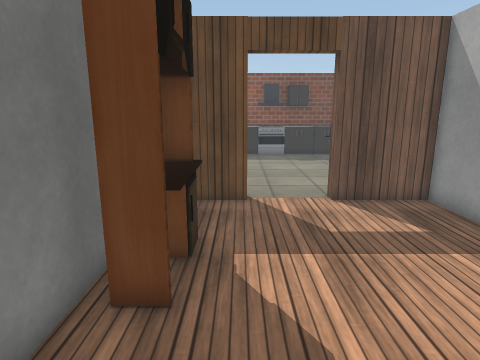
view 1 (above)

17 first-person views from a walk through a 3-D level made in the Unity game engine. The camera is 1.5 m above the floor, tilts 12° down and sees 75° across. Doors are open. The floor is counted in squares, 0.5 m on a side. Each view is taken from the middle of a square. On the plan, view 1 faces up. The plan holds only what a view shows up to about 20 squares ahead; the rest is blank. The place goes on beyond the plan. Some animated figures are left out. Some surface patterns are stand-ins.

view 2
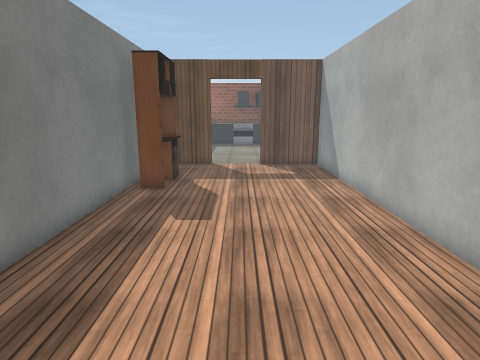

view 3
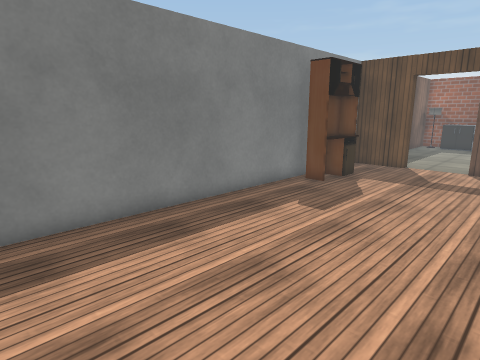

view 4
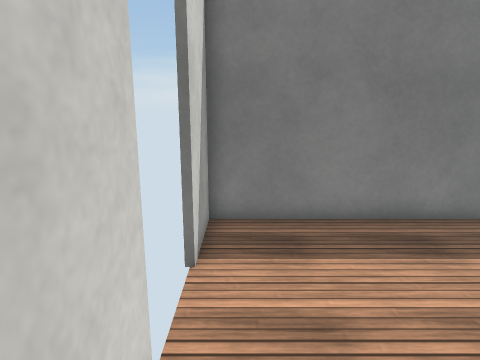

view 5
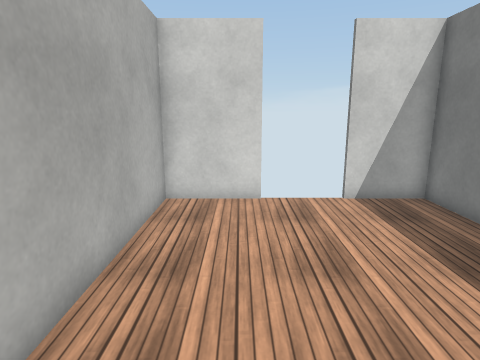

view 6
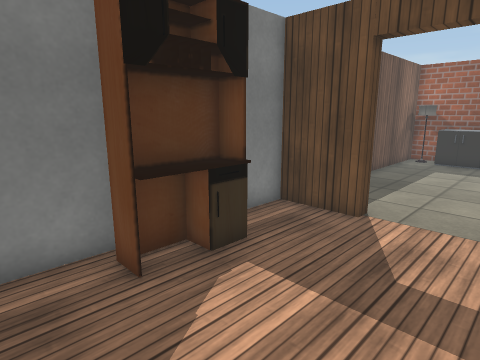

view 7
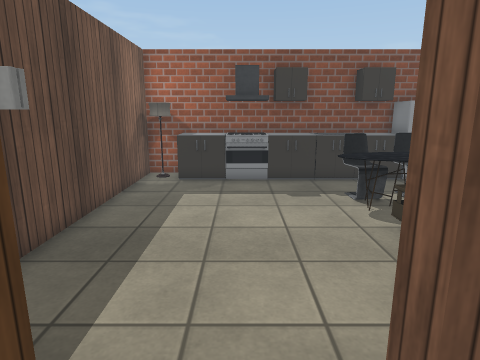

view 8
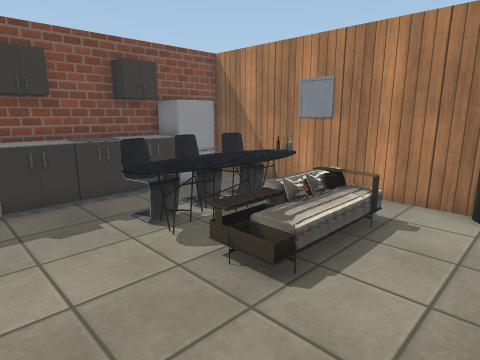

view 9
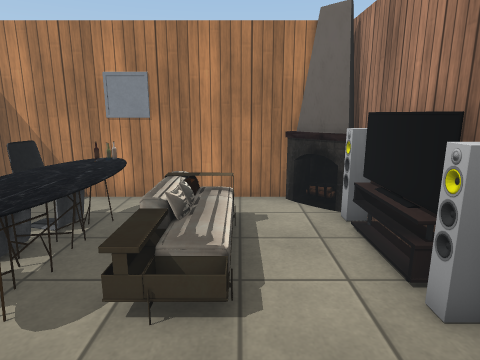

view 10
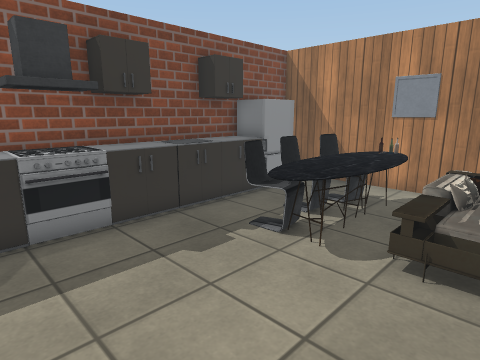

view 11
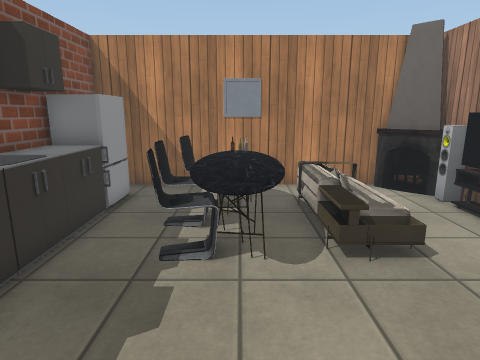

view 12
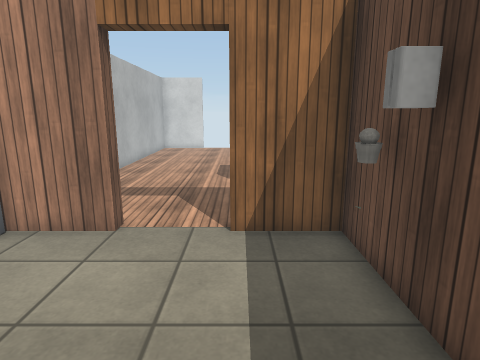

view 13
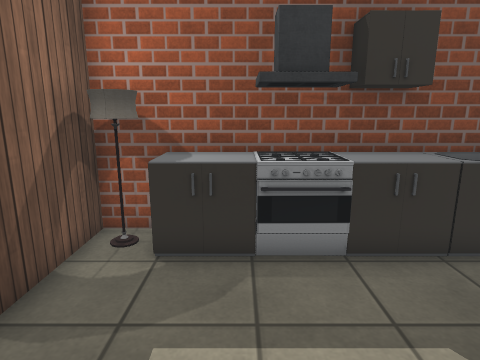

view 14
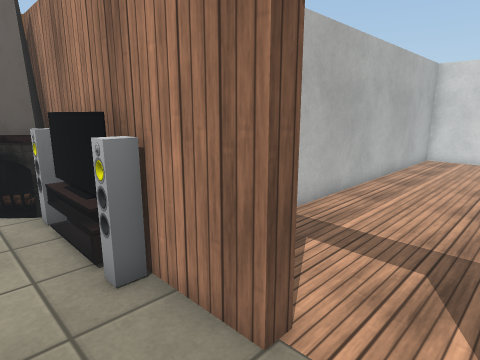

view 15
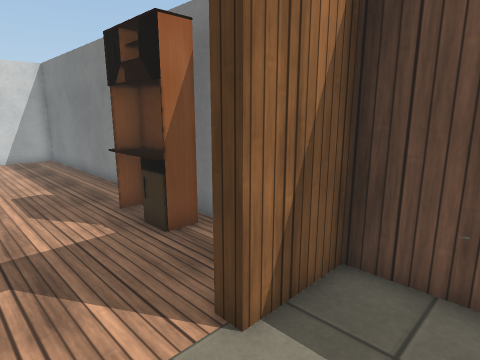

view 16
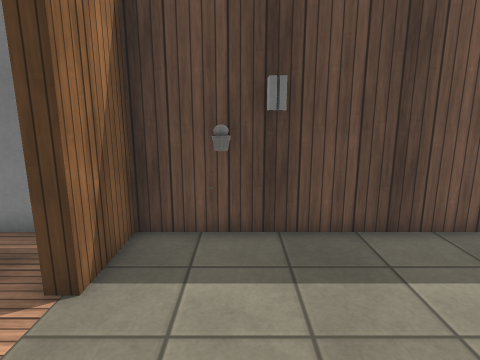

view 17
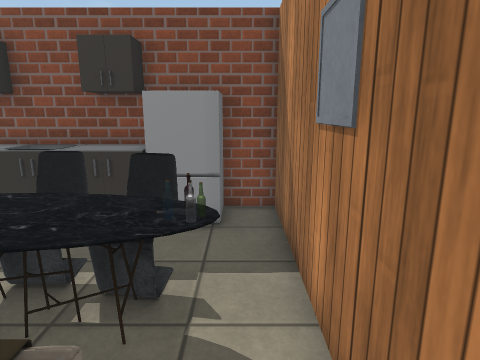

### Floor plan
Points are (right, up) in squares from view 1. A wall is a line through its corners. A room is listed if a view was taken in it or the views show most of it. See-through windows are left out.
Room 1 (views 1, 2, 3, 4, 5, 6, 7)
walls: (-1, 4.4) (-2.1, 4.4); (-0.9, 7.2) (-2, 7.2) (-2, 4.5) (-0.9, 4.5); (-2.1, 7.3) (-1, 7.3); (0.3, 10.7) (-2.6, 10.7) (-2.6, -8.9) (0.2, -8.9); (3.1, -8.9) (6.7, -8.9) (6.7, 10.7) (3.3, 10.7)
low walls: (-1, 7.3) (-1, 6.1) (-2, 6.1)
ways out: open door at (2, 11) to room 2; gap at (0, -9)
Room 2 (views 8, 9, 10, 11, 12, 13, 14, 15, 16, 17)
walls: (3.3, 11.3) (12.6, 11.3); (13.2, 19.4) (13.2, 24.9) (11.4, 24.9); (9.9, 24.9) (-2.6, 24.9) (-2.6, 11.3) (0.3, 11.3); (13.2, 13.4) (13.2, 18.4)
ways out: open door at (2, 11) to room 1
objects: other object (-2, 13); other object (-2, 14); other object (-2, 15); other object (-2, 24) to (-1, 24); other object (-1, 23) to (0, 24); stove (1, 23) to (3, 24); other object (4, 23) to (5, 24); table (5, 18) to (12, 19); sink (5, 23) to (7, 24); other object (6, 12); sofa (6, 17); chair (6, 20) to (7, 21); TV (7, 12) to (10, 12); chair (8, 20) to (9, 21); other object (8, 23) to (9, 24); chair (10, 20) to (11, 21); fridge (10, 23) to (11, 24); fireplace (11, 12) to (13, 13); sofa (11, 17); other object (11, 19)

Positions as (right, up) in squares from view 1, and headings:
1: (0, 0), facing up
2: (2, -8), facing up
3: (6, -8), facing up-left
4: (6, -8), facing left
5: (4, 2), facing down
6: (4, 2), facing up-left
7: (2, 9), facing up
8: (2, 12), facing up-right
9: (2, 15), facing right
10: (0, 15), facing up-right
11: (0, 19), facing right
12: (0, 19), facing down
13: (1, 17), facing up
14: (1, 14), facing down-right
15: (3, 14), facing down-left
16: (5, 14), facing left
17: (12, 15), facing up
